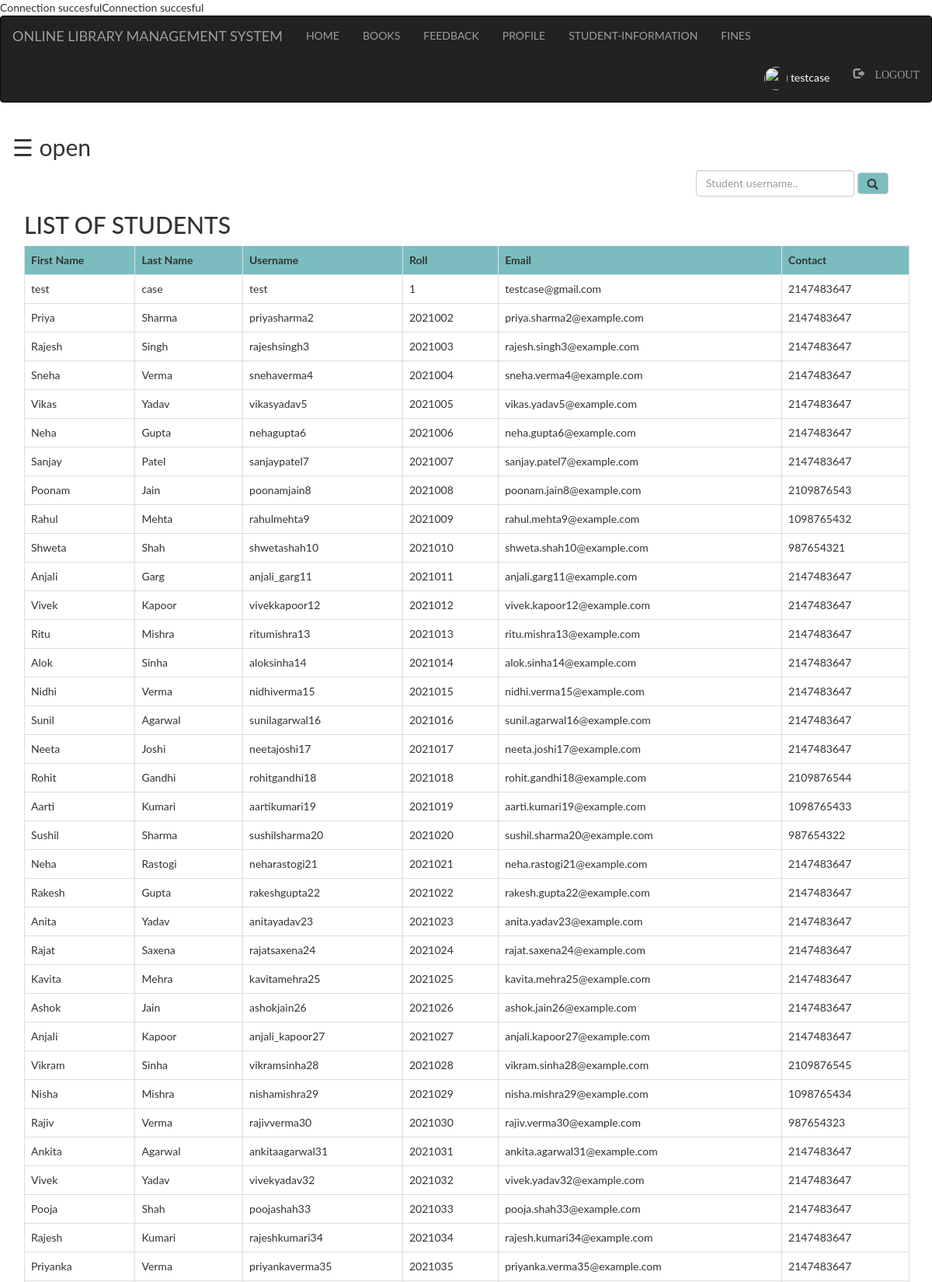
/admin/student.php (signed in, upper part), run on the app's committed database.
### tables this page shows
CREATE TABLE `student` (
  `id` int(100) NOT NULL,
  `first` varchar(100) NOT NULL,
  `last` varchar(100) NOT NULL,
  `username` varchar(100) NOT NULL,
  `password` varchar(100) NOT NULL,
  `rollno` int(100) NOT NULL,
  `email` varchar(100) NOT NULL,
  `phoneno` int(250) NOT NULL,
  `semester` int(100) NOT NULL,
  `pic` int(250) NOT NULL
);

### admin/student.php (the view, shortened to what this page needs)
<?php
  include "connection.php";
  include "navbar.php";
?>
<!DOCTYPE html>
<html>
<head>
</head>
<body>
<div id="main">
  <span style="font-size:30px;cursor:pointer" onclick="openNav()">&#9776; open</span>
<div class="container">
	<div class="srch">
		<form class="navbar-form" method="post" name="form1">
				<input class="form-control" type="text" name="search" placeholder="Student username.." required="">
				<button style="background-color: #6db6b9e6;" type="submit" name="submit" class="btn btn-default">
					<span class="glyphicon glyphicon-search"></span>
				</button>
		</form>
	</div>
	<h2>LIST OF STUDENTS</h2>
	<?php
		if(isset($_POST['submit']))
		{
			$q=mysqli_query($db,"SELECT first,last,username,rollno,email,phoneno FROM `student` where username like '%$_POST[search]%' ");
			if(mysqli_num_rows($q)==0)
			{
				echo "Sorry! No student found with that username. Try searching again.";
			}
			else
			{
		echo "<table class='table table-bordered table-hover' >";
			echo "<tr style='background-color: #6db6b9e6;'>";
				echo "<th>"; echo "First Name";	echo "</th>";
				echo "<th>"; echo "Last Name";  echo "</th>";
				echo "<th>"; echo "Username";  echo "</th>";
				echo "<th>"; echo "Roll";  echo "</th>";
				echo "<th>"; echo "Email";  echo "</th>";
				echo "<th>"; echo "Contact";  echo "</th>";
			echo "</tr>";
			while($row=mysqli_fetch_assoc($q))
			{
				echo "<tr>";
				echo "<td>"; echo $row['first']; echo "</td>";
				echo "<td>"; echo $row['last']; echo "</td>";
				echo "<td>"; echo $row['username']; echo "</td>";
				echo "<td>"; echo $row['rollno']; echo "</td>";
				echo "<td>"; echo $row['email']; echo "</td>";
				echo "<td>"; echo $row['phoneno']; echo "</td>";
				echo "</tr>";
			}
		echo "</table>";
			}
		}
		else
		{
			$res=mysqli_query($db,"SELECT first,last,username,rollno,email,phoneno FROM `student`;");
		echo "<table class='table table-bordered table-hover' >";
			echo "<tr style='background-color: #6db6b9e6;'>";
				echo "<th>"; echo "First Name";	echo "</th>";
				echo "<th>"; echo "Last Name";  echo "</th>";
				echo "<th>"; echo "Username";  echo "</th>";
				echo "<th>"; echo "Roll";  echo "</th>";
				echo "<th>"; echo "Email";  echo "</th>";
				echo "<th>"; echo "Contact";  echo "</th>";
			echo "</tr>";
			while($row=mysqli_fetch_assoc($res))
			{
				echo "<tr>";
				echo "<td>"; echo $row['first']; echo "</td>";
				echo "<td>"; echo $row['last']; echo "</td>";
				echo "<td>"; echo $row['username']; echo "</td>";
				echo "<td>"; echo $row['rollno']; echo "</td>";
				echo "<td>"; echo $row['email']; echo "</td>";
				echo "<td>"; echo $row['phoneno']; echo "</td>";
				echo "</tr>";
			}
		echo "</table>";
		}
	?>
</div>
</body>
</html>

### admin/style.css (style rules this page uses)
html, body, div, span, object, iframe, h1, h2, h3, h4, h5, h6, p, blockquote, pre, abbr, address, cite, code, del, dfn, em, img, ins, kbd, q, samp, small, strong, sub, sup, var, b, i, dl, dt, dd, ol, ul, li, fieldset, form, label, legend, table, caption, tbody, tfoot, thead, tr, th, td, article, aside, canvas, details, figcaption, figure, footer, header, hgroup, menu, nav, section, summary, time, mark, audio, video { margin:0; padding:0; border:0; outline:0; font-size:100%; vertical-align:baseline; background:transparent; }
body { line-height:1; }
table { border-collapse:collapse; border-spacing:0; }
input, select { vertical-align:middle; }
input { height: 25px; width: 300px; }

### admin/student.php (style rules this page uses)
.srch { padding-left: 850px; }
body { font-family: "Lato", sans-serif; transition: background-color .5s; }
#main { transition: margin-left .5s; padding: 16px; }

### data on the page
student: first "test", last "case", username "test", rollno "1", email "testcase@gmail.com", phoneno "2147483647"
student: first "Priya", last "Sharma", username "priyasharma2", rollno "2021002", email "priya.sharma2@example.com", phoneno "2147483647"
student: first "Rajesh", last "Singh", username "rajeshsingh3", rollno "2021003", email "rajesh.singh3@example.com", phoneno "2147483647"
student: first "Sneha", last "Verma", username "snehaverma4", rollno "2021004", email "sneha.verma4@example.com", phoneno "2147483647"
student: first "Vikas", last "Yadav", username "vikasyadav5", rollno "2021005", email "vikas.yadav5@example.com", phoneno "2147483647"
student: first "Neha", last "Gupta", username "nehagupta6", rollno "2021006", email "neha.gupta6@example.com", phoneno "2147483647"
student: first "Sanjay", last "Patel", username "sanjaypatel7", rollno "2021007", email "sanjay.patel7@example.com", phoneno "2147483647"
student: first "Poonam", last "Jain", username "poonamjain8", rollno "2021008", email "poonam.jain8@example.com", phoneno "2109876543"
student: first "Rahul", last "Mehta", username "rahulmehta9", rollno "2021009", email "rahul.mehta9@example.com", phoneno "1098765432"
student: first "Shweta", last "Shah", username "shwetashah10", rollno "2021010", email "shweta.shah10@example.com", phoneno "987654321"
student: first "Anjali", last "Garg", username "anjali_garg11", rollno "2021011", email "anjali.garg11@example.com", phoneno "2147483647"
student: first "Vivek", last "Kapoor", username "vivekkapoor12", rollno "2021012", email "vivek.kapoor12@example.com", phoneno "2147483647"
student: first "Ritu", last "Mishra", username "ritumishra13", rollno "2021013", email "ritu.mishra13@example.com", phoneno "2147483647"
student: first "Alok", last "Sinha", username "aloksinha14", rollno "2021014", email "alok.sinha14@example.com", phoneno "2147483647"
student: first "Nidhi", last "Verma", username "nidhiverma15", rollno "2021015", email "nidhi.verma15@example.com", phoneno "2147483647"
student: first "Sunil", last "Agarwal", username "sunilagarwal16", rollno "2021016", email "sunil.agarwal16@example.com", phoneno "2147483647"
student: first "Neeta", last "Joshi", username "neetajoshi17", rollno "2021017", email "neeta.joshi17@example.com", phoneno "2147483647"
student: first "Rohit", last "Gandhi", username "rohitgandhi18", rollno "2021018", email "rohit.gandhi18@example.com", phoneno "2109876544"
student: first "Aarti", last "Kumari", username "aartikumari19", rollno "2021019", email "aarti.kumari19@example.com", phoneno "1098765433"
student: first "Sushil", last "Sharma", username "sushilsharma20", rollno "2021020", email "sushil.sharma20@example.com", phoneno "987654322"
student: first "Neha", last "Rastogi", username "neharastogi21", rollno "2021021", email "neha.rastogi21@example.com", phoneno "2147483647"
student: first "Rakesh", last "Gupta", username "rakeshgupta22", rollno "2021022", email "rakesh.gupta22@example.com", phoneno "2147483647"
student: first "Anita", last "Yadav", username "anitayadav23", rollno "2021023", email "anita.yadav23@example.com", phoneno "2147483647"
student: first "Rajat", last "Saxena", username "rajatsaxena24", rollno "2021024", email "rajat.saxena24@example.com", phoneno "2147483647"
student: first "Kavita", last "Mehra", username "kavitamehra25", rollno "2021025", email "kavita.mehra25@example.com", phoneno "2147483647"
student: first "Ashok", last "Jain", username "ashokjain26", rollno "2021026", email "ashok.jain26@example.com", phoneno "2147483647"
student: first "Anjali", last "Kapoor", username "anjali_kapoor27", rollno "2021027", email "anjali.kapoor27@example.com", phoneno "2147483647"
student: first "Vikram", last "Sinha", username "vikramsinha28", rollno "2021028", email "vikram.sinha28@example.com", phoneno "2109876545"
student: first "Nisha", last "Mishra", username "nishamishra29", rollno "2021029", email "nisha.mishra29@example.com", phoneno "1098765434"
student: first "Rajiv", last "Verma", username "rajivverma30", rollno "2021030", email "rajiv.verma30@example.com", phoneno "987654323"
student: first "Ankita", last "Agarwal", username "ankitaagarwal31", rollno "2021031", email "ankita.agarwal31@example.com", phoneno "2147483647"
student: first "Vivek", last "Yadav", username "vivekyadav32", rollno "2021032", email "vivek.yadav32@example.com", phoneno "2147483647"
student: first "Pooja", last "Shah", username "poojashah33", rollno "2021033", email "pooja.shah33@example.com", phoneno "2147483647"
student: first "Rajesh", last "Kumari", username "rajeshkumari34", rollno "2021034", email "rajesh.kumari34@example.com", phoneno "2147483647"
student: first "Priyanka", last "Verma", username "priyankaverma35", rollno "2021035", email "priyanka.verma35@example.com", phoneno "2147483647"

### other printed values
$_SESSION['login_user'] "testcase"
